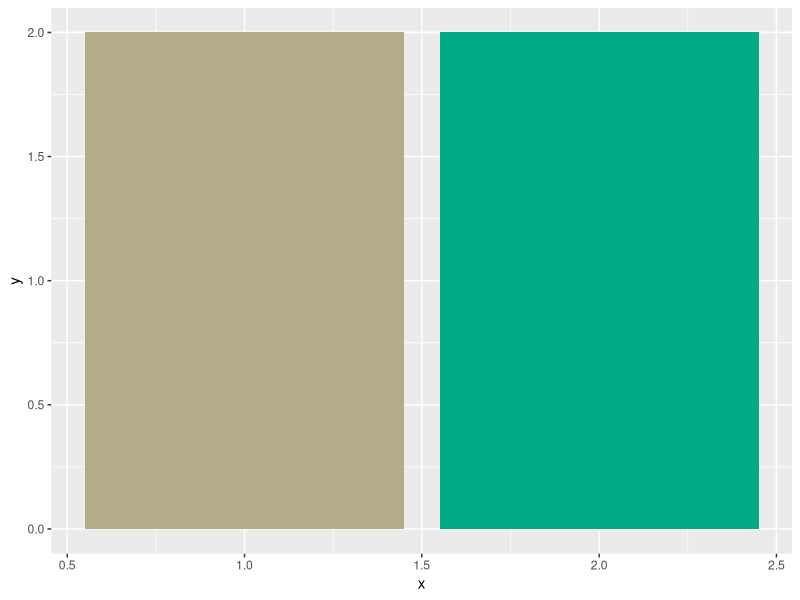

Here is the R script that generated this plot:
## ---- chunk 1
library(ggplot2)

x <- "#B2AC88"

to_rgb <- col2rgb(x)

to_red <- to_rgb
to_red[[1]] <- 0

x_red <- rgb(to_red[[1]], to_red[[2]], to_red[[3]], maxColorValue = 255)

ggplot(data = data.frame(x = 1:2, y = 2)) +
  geom_col(aes(x = x, y = y), fill = c(x, x_red))
